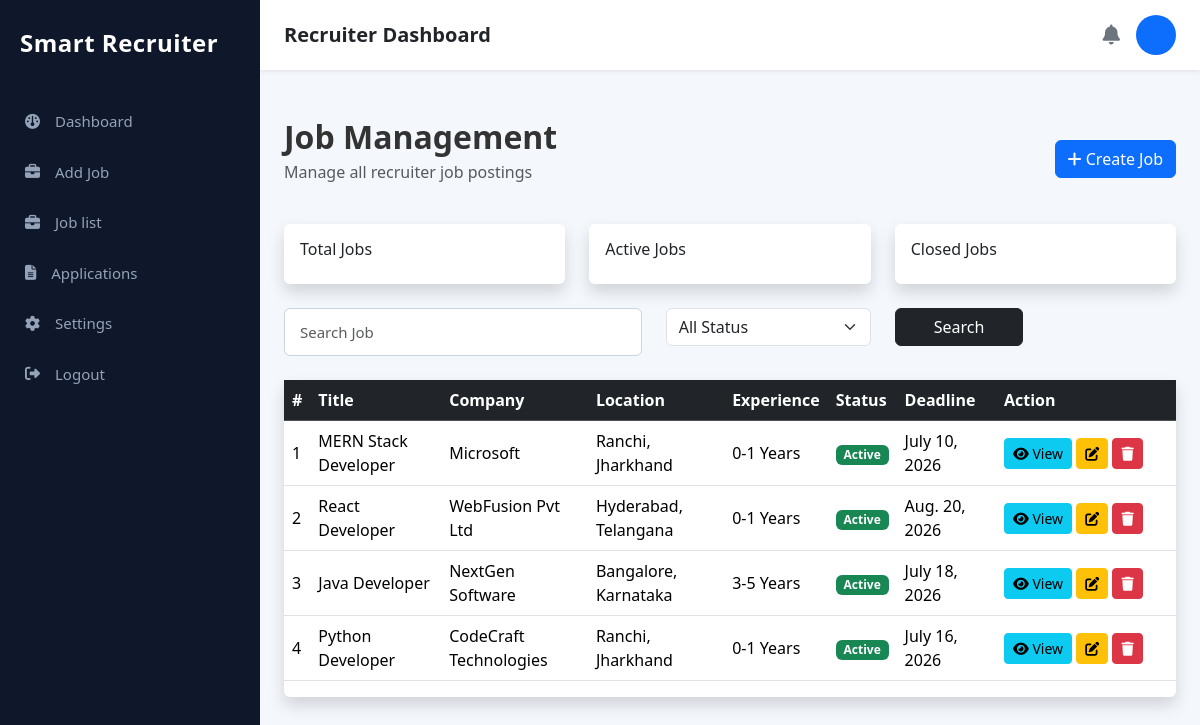
The app's page /recruiter/jobs/, older data.
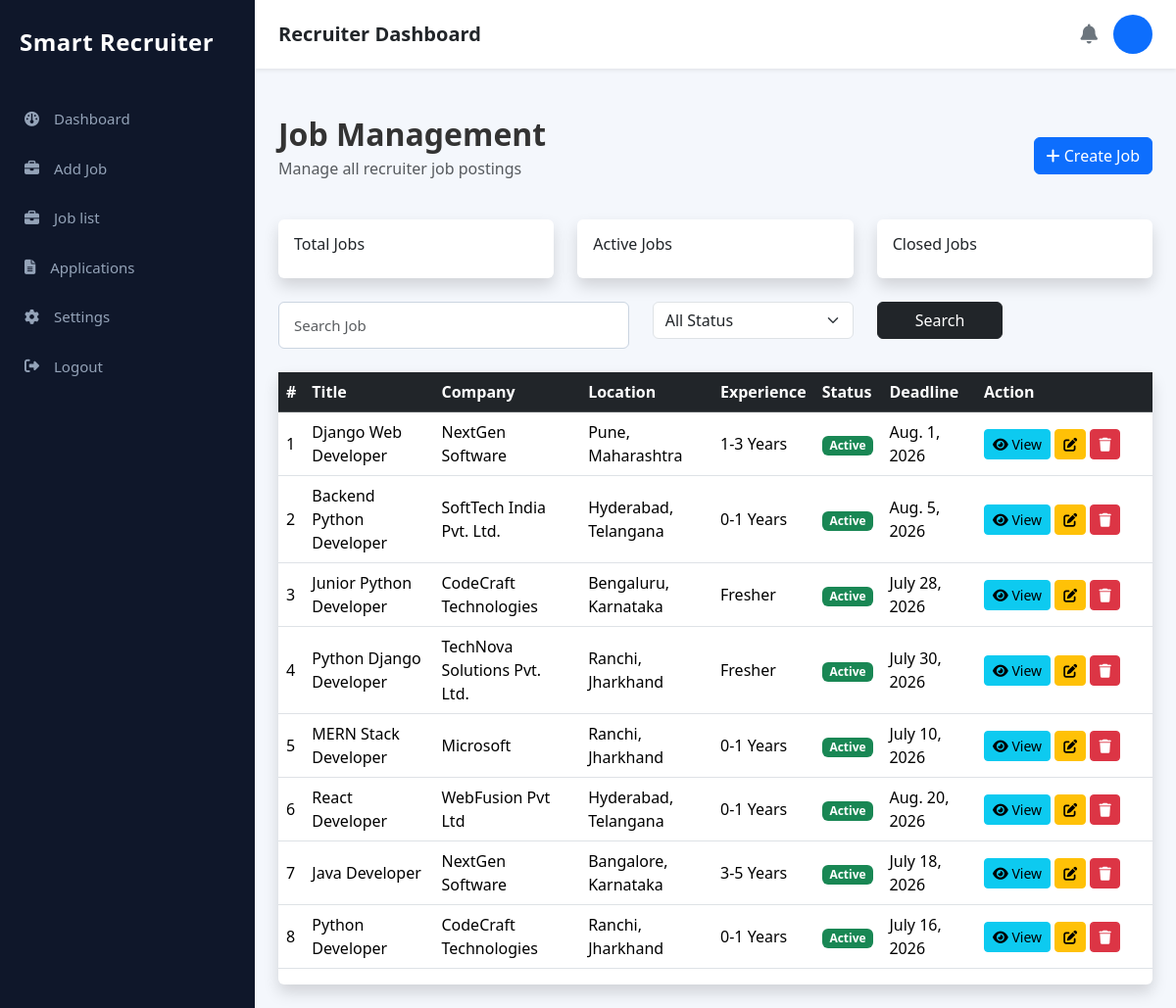
The same page, newer data.
### job/models.py (models this page shows, shortened)
class Job(models.Model):
    JOB_TYPES = (
        ("Full Time", "Full Time"),
        ("Part Time", "Part Time"),
        ("Internship", "Internship"),
        ("Contract", "Contract"),
        ("Remote", "Remote"),
    )
    WORK_MODE = (
        ("Onsite", "Onsite"),
        ("Remote", "Remote"),
        ("Hybrid", "Hybrid"),
    )
    STATUS = (
        ("Active", "Active"),
        ("Closed", "Closed"),
    )
    EXPERIENCE = (
        ("Fresher", "Fresher"),
        ("0-1 Years", "0-1 Years"),
        ("1-3 Years", "1-3 Years"),
        ("3-5 Years", "3-5 Years"),
        ("5+ Years", "5+ Years"),
    )
    title = models.CharField(max_length=200)
    company = models.CharField(max_length=200)
    company_logo = models.ImageField(
        upload_to="company_logo/",
        blank=True,
        null=True
    )
    location = models.CharField(max_length=200)
    work_mode = models.CharField(
        max_length=20,
        choices=WORK_MODE,
        default="Onsite"
    )
    job_type = models.CharField(
        max_length=30,
        choices=JOB_TYPES,
        default="Full Time"
    )
    experience = models.CharField(
        max_length=30,
        choices=EXPERIENCE,
        default="Fresher"
    )
    education = models.CharField(max_length=200)
    salary = models.CharField(max_length=100)
    openings = models.PositiveIntegerField(default=1)
    applicants = models.PositiveIntegerField(default=0)
    skills = models.TextField(
        help_text="Example: Python, Django, SQL, REST API"
    )
    responsibilities = models.TextField()
    requirements = models.TextField()
    benefits = models.TextField(blank=True)
    description = models.TextField()
    deadline = models.DateField(default=timezone.now)
    status = models.CharField(
        max_length=20,
        choices=STATUS,
        default="Active"
    )
    created_at = models.DateTimeField(auto_now_add=True)

### recruiter/views.py (the view)
def recruiter_job_list(request):
    jobs = Job.objects.all().order_by("-created_at")
    return render(
        request,
        "recruiter/job_list.html",
        {
            "jobs": jobs
        }
    )

### templates/recruiter/job_list.html (shortened to what this page needs)
{% extends 'recruiter/recruiter_base.html' %} {% load static %} {% block content %}
<div class="container-fluid py-4">
  <div class="d-flex justify-content-between align-items-center mb-4">
    <div>
      <h2 class="fw-bold mb-1">Job Management</h2>
      <p class="text-muted">Manage all recruiter job postings</p>
    </div>
    <a href="{% url 'add_job' %}" class="btn btn-primary">
      <i class="fa-solid fa-plus"></i>
      Create Job
    </a>
  </div>
  <div class="row g-4 mb-4">
    <div class="col-md-4">
      <div class="card shadow border-0">
        <div class="card-body">
          <h6>Total Jobs</h6>
        </div>
      </div>
    </div>
    <div class="col-md-4">
      <div class="card shadow border-0">
        <div class="card-body">
          <h6>Active Jobs</h6>
        </div>
      </div>
    </div>
    <div class="col-md-4">
      <div class="card shadow border-0">
        <div class="card-body">
          <h6>Closed Jobs</h6>
        </div>
      </div>
    </div>
  </div>
  <form method="GET">
    <div class="row mb-4">
      <div class="col-md-5">
        <input
          type="text"
          name="search"
          class="form-control"
          placeholder="Search Job"
        />
      </div>
      <div class="col-md-3">
        <select name="status" class="form-select">
          <option value="">All Status</option>
        </select>
      </div>
      <div class="col-md-2">
        <button class="btn btn-dark w-100">Search</button>
      </div>
    </div>
  </form>
  <div class="card shadow border-0">
    <div class="table-responsive">
      <table class="table table-hover align-middle">
        <thead class="table-dark">
          <tr>
            <th>#</th>
            <th>Title</th>
            <th>Company</th>
            <th>Location</th>
            <th>Experience</th>
            <th>Status</th>
            <th>Deadline</th>
            <th width="180">Action</th>
          </tr>
        </thead>
        <tbody>
          {% for job in jobs %}
          <tr>
            <td>{{ forloop.counter }}</td>
            <td>{{ job.title }}</td>
            <td>{{ job.company }}</td>
            <td>{{ job.location }}</td>
            <td>{{ job.experience }}</td>
            <td>
              {% if job.status == "Active" %}
              <span class="badge bg-success"> Active </span>
              {% else %}
              <span class="badge bg-danger"> Closed </span>
              {% endif %}
            </td>
            <td>{{ job.deadline }}</td>
            <td>
              <a
                href="{% url 'recruiter_job_detail' job.id %}"
                class="btn btn-info btn-sm"
              >
                <i class="fa-solid fa-eye"></i>
                View
              </a>
              <a
                href="{% url 'edit_job' job.id %}"
                class="btn btn-sm btn-warning"
              >
                <i class="fa fa-edit"></i>
              </a>
              <a
             href="{% url 'delete_job' job.id %}"
              class="btn btn-sm btn-danger">
                <i class="fa fa-trash"></i>
              </a>
            </td>
          </tr>
          {% empty %}
          <tr>
            <td colspan="8" class="text-center">No Jobs Found</td>
          </tr>
          {% endfor %}
        </tbody>
      </table>
    </div>
  </div>
</div>
{% endblock %}

Row changes from the older to the newer data that the page shows:
added Job: title "Django Web Developer", company "NextGen Software", location "Pune, Maharashtra", experience "1-3 Years", status "Active", deadline "Aug. 1, 2026"
added Job: title "Backend Python Developer", company "SoftTech India Pvt. Ltd.", location "Hyderabad, Telangana", experience "0-1 Years", status "Active", deadline "Aug. 5, 2026"
added Job: title "Junior Python Developer", company "CodeCraft Technologies", location "Bengaluru, Karnataka", experience "Fresher", status "Active", deadline "July 28, 2026"
added Job: title "Python Django Developer", company "TechNova Solutions Pvt. Ltd.", location "Ranchi, Jharkhand", experience "Fresher", status "Active", deadline "July 30, 2026"
